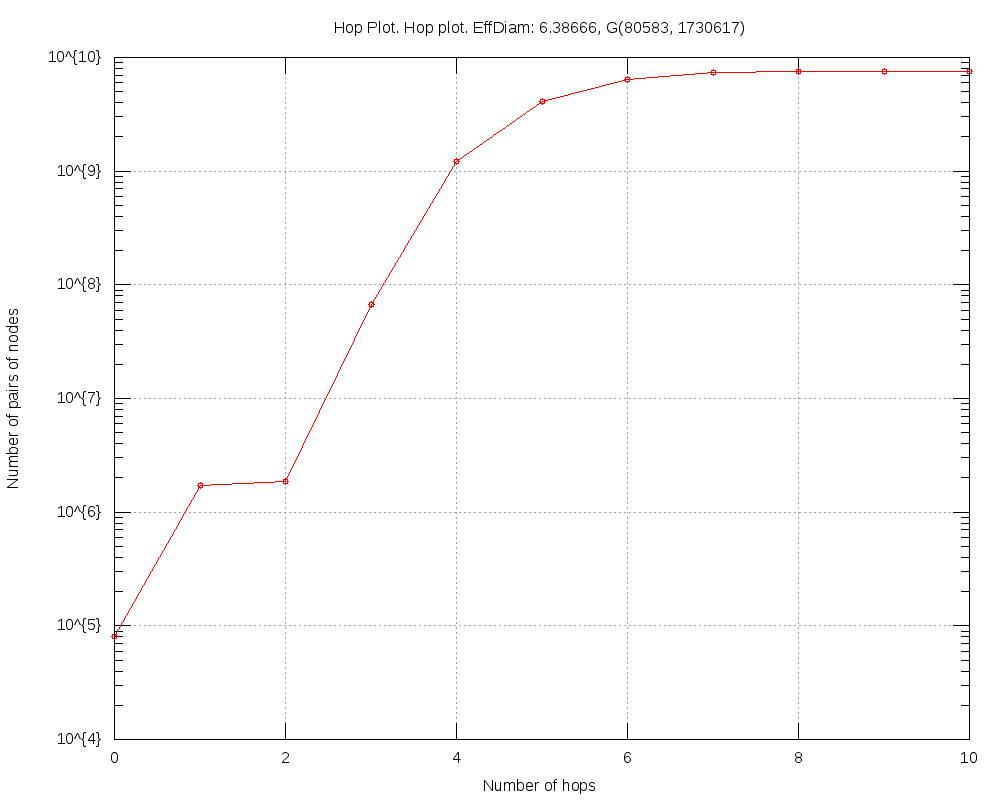

Reproduce this figure in gnuplot.
#
# Hop Plot. Hop plot. EffDiam: 6.38666, G(80583, 1730617) (Sun May  4 21:56:07 2014)
#

set title "Hop Plot. Hop plot. EffDiam: 6.38666, G(80583, 1730617)"
set key bottom right
set logscale y 10
set format y "10^{%L}"
set mytics 10
set grid
set xlabel "Number of hops"
set ylabel "Number of pairs of nodes"
set tics scale 2
set terminal png size 1000,800
set output 'hop.FRDG_TCL_4.png'
plot 	"hop.FRDG_TCL_4.tab" using 1:2 title "" with linespoints pt 6
